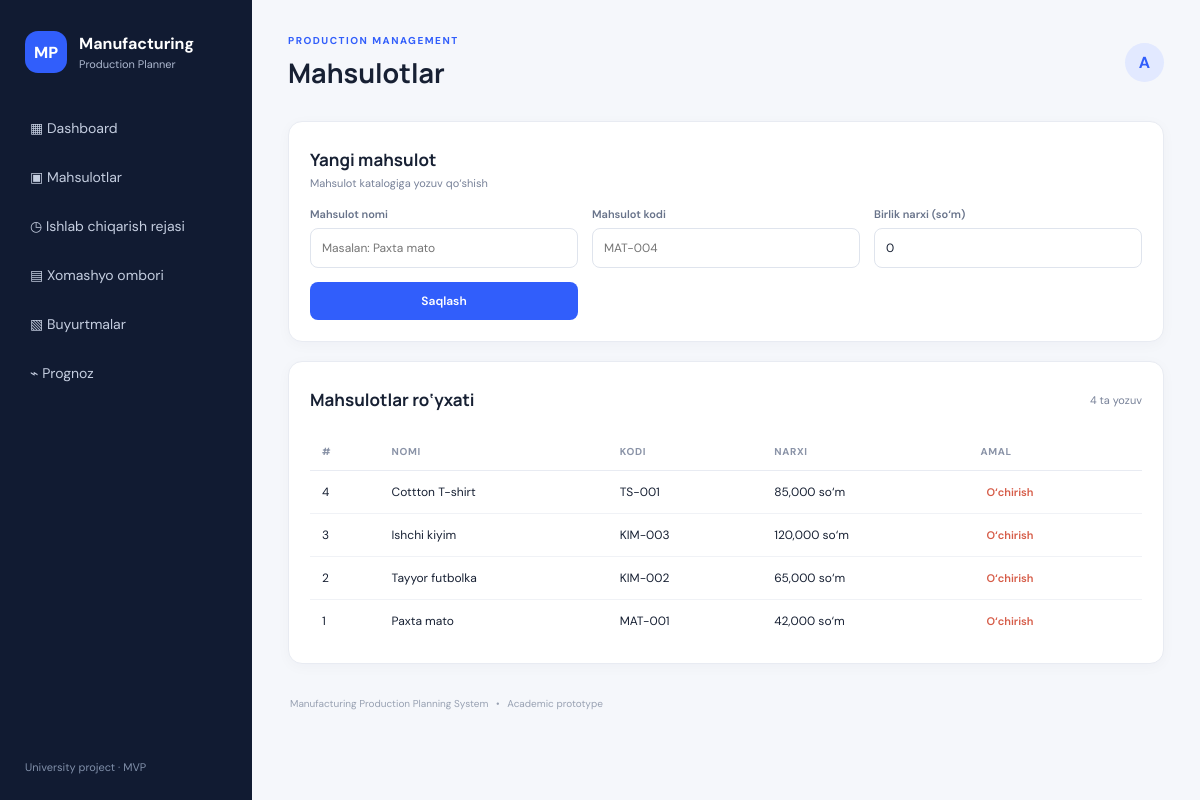
Page /products on the committed database.
### tables this page shows
CREATE TABLE products (
        id INTEGER PRIMARY KEY AUTOINCREMENT,
        name TEXT NOT NULL,
        sku TEXT NOT NULL UNIQUE,
        unit_price REAL NOT NULL DEFAULT 0 CHECK(unit_price >= 0),
        created_at TEXT NOT NULL DEFAULT CURRENT_TIMESTAMP
    );

### app.py (the view, shortened to what this page needs)
@app.route("/products", methods=["GET", "POST"])
def products():
    db = get_db()
    rows = db.execute("SELECT * FROM products ORDER BY id DESC").fetchall()
    return render_template("products.html", products=rows)

### app.py (called while the page is built)
@app.before_request
def setup():
    init_db()

### database.py (called while the page is built)
def get_db():
    conn = sqlite3.connect(DB_PATH)
    conn.row_factory = sqlite3.Row
    conn.execute("PRAGMA foreign_keys = ON")
    return conn

### templates/templates/products.html
{% extends "base.html" %}{% block heading %}Mahsulotlar{% endblock %}{% block content %}
<section class="panel"><div class="panel-head"><div><h2>Yangi mahsulot</h2><p>Mahsulot katalogiga yozuv qo‘shish</p></div></div>
<form method="post" class="form-grid"><label>Mahsulot nomi<input name="name" required placeholder="Masalan: Paxta mato"></label><label>Mahsulot kodi<input name="sku" required placeholder="MAT-004"></label><label>Birlik narxi (so‘m)<input name="unit_price" type="number" min="0" step="0.01" value="0" required></label><button class="button">Saqlash</button></form></section>
<section class="panel"><div class="panel-head"><h2>Mahsulotlar ro‘yxati</h2><span class="muted">{{products|length}} ta yozuv</span></div><div class="table-wrap"><table><thead><tr><th>#</th><th>Nomi</th><th>Kodi</th><th>Narxi</th><th>Amal</th></tr></thead><tbody>{% for p in products %}<tr><td>{{p.id}}</td><td>{{p.name}}</td><td>{{p.sku}}</td><td>{{"{:,.0f}".format(p.unit_price)}} so‘m</td><td><form method="post" action="/products/{{p.id}}/delete" onsubmit="return confirm('Mahsulot o‘chirilsinmi?')"><button class="link-danger">O‘chirish</button></form></td></tr>{% else %}<tr><td colspan="5" class="empty">Mahsulot topilmadi.</td></tr>{% endfor %}</tbody></table></div></section>
{% endblock %}

### templates/templates/base.html (shortened to what this page needs)
<!doctype html>
<html lang="uz">
<head>
  <link rel="stylesheet" href="{{ url_for('static', filename='css/style.css') }}">
</head>
<body>
<div class="app-shell">
  <aside class="sidebar">
    <div class="brand"><span class="brand-mark">MP</span><div><b>Manufacturing</b><small>Production Planner</small></div></div>
    <nav>
      <a href="/">▦ Dashboard</a><a href="/products">▣ Mahsulotlar</a>
      <a href="/plans">◷ Ishlab chiqarish rejasi</a><a href="/materials">▤ Xomashyo ombori</a>
      <a href="/orders">▧ Buyurtmalar</a><a href="/forecast">⌁ Prognoz</a>
    </nav>
    <div class="sidebar-foot">University project · MVP</div>
  </aside>
  <main class="main">
    <header class="topbar"><div><span class="eyebrow">PRODUCTION MANAGEMENT</span><h1>{% block heading %}Boshqaruv paneli{% endblock %}</h1></div><span class="avatar">A</span></header>
    {% block content %}{% endblock %}
    <footer>Manufacturing Production Planning System <span>•</span> Academic prototype</footer>
  </main>
</div>
</body></html>

### static/css/style.css (style rules this page uses)
:root { --ink:#172033;--muted:#778198;--line:#e8ebf2;--bg:#f5f7fb;--blue:#315efb;--nav:#111b32;--green:#15966b }
* { box-sizing:border-box }
body { margin:0;background:var(--bg);color:var(--ink);font-family:'DM Sans',sans-serif }
.app-shell { display:flex;min-height:100vh }
.sidebar { width:252px;background:var(--nav);color:white;padding:26px 17px;display:flex;flex-direction:column;flex-shrink:0 }
.brand { display:flex;gap:12px;align-items:center;padding:5px 8px 34px }
.brand-mark { width:42px;height:42px;border-radius:13px;background:#315efb;display:grid;place-items:center;font-weight:800 }
.brand small { display:block;color:#aeb9d0;margin-top:3px;font-size:11px }
.sidebar nav { display:grid;gap:7px }
.sidebar nav a { color:#c5cee0;text-decoration:none;padding:12px 13px;border-radius:9px;font-size:14px }
.sidebar-foot { margin-top:auto;color:#8190aa;font-size:11px;padding:20px 8px 0 }
.main { flex:1;min-width:0;padding:28px 36px }
.topbar { display:flex;justify-content:space-between;align-items:center;margin-bottom:25px }
.eyebrow { font-size:10px;font-weight:700;letter-spacing:1.5px;color:var(--blue) }
h1,h2 { font-family:Manrope,sans-serif;margin:5px 0 }
h1 { font-size:27px }
h2 { font-size:17px }
.avatar { width:39px;height:39px;border-radius:50%;background:#e2e9ff;color:var(--blue);display:grid;place-items:center;font-weight:700 }
.stat,.panel { background:white;border:1px solid var(--line);border-radius:14px;box-shadow:0 3px 14px #18274a08 }
.stat small,.panel-head p { color:var(--muted);font-size:11px }
.panel { padding:21px;margin-bottom:19px }
.panel-head { display:flex;align-items:center;justify-content:space-between;margin-bottom:17px }
.panel-head p { margin:4px 0 0 }
.button { border:0;background:var(--blue);color:white;padding:11px 16px;border-radius:8px;text-decoration:none;font:600 12px 'DM Sans';cursor:pointer;display:inline-block }
.table-wrap { overflow-x:auto }
table { width:100%;border-collapse:collapse;white-space:nowrap }
th { text-align:left;color:#8a93a7;font-size:10px;text-transform:uppercase;letter-spacing:.7px;padding:12px;border-bottom:1px solid var(--line) }
td { padding:13px 12px;border-bottom:1px solid #f0f2f6;font-size:12px }
tbody tr:last-child td { border:0 }
.form-grid { display:grid;grid-template-columns:repeat(3,minmax(0,1fr));gap:14px;align-items:end }
.form-grid label { display:grid;gap:7px;color:#68738a;font-size:11px;font-weight:600 }
.form-grid input,.form-grid select,.inline-form input { width:100%;padding:11px;border:1px solid #dfe4ed;border-radius:8px;background:#fff;color:var(--ink);font:12px 'DM Sans';outline:none }
.link-danger { border:0;background:none;color:#d65c48;cursor:pointer;font:600 11px 'DM Sans' }
.muted { color:var(--muted);font-size:11px }
footer { padding:14px 2px;color:#98a1b2;font-size:10px }
footer span { padding:0 5px }

### rows in the picture
products: id "4", name "Cottton T-shirt", sku "TS-001", unit_price "85,000"
products: id "3", name "Ishchi kiyim", sku "KIM-003", unit_price "120,000"
products: id "2", name "Tayyor futbolka", sku "KIM-002", unit_price "65,000"
products: id "1", name "Paxta mato", sku "MAT-001", unit_price "42,000"

### other values in the picture
{{ products|length }} "4"
